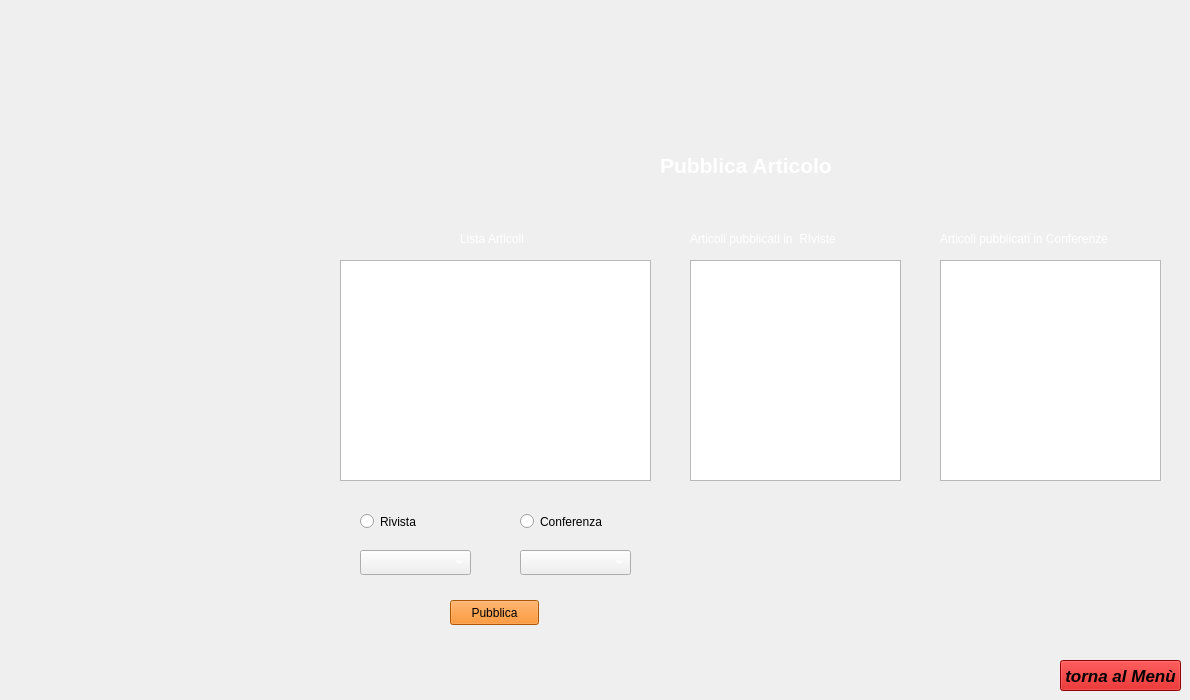
    <widget class="QWidget" name="pagina_pubblica_Articolo">
     <widget class="QPushButton" name="Pubblica">
      <property name="geometry">
       <rect>
        <x>450</x>
        <y>600</y>
        <width>89</width>
        <height>25</height>
       </rect>
      </property>
      <property name="toolTip">
       <string>&lt;html&gt;&lt;head/&gt;&lt;body&gt;&lt;p&gt;seleziona un Autore nella Lista Autori da voler aggiungere a un Articolo selezionato della lista Articoli e premi qui per aggiungerlo &lt;/p&gt;&lt;/body&gt;&lt;/html&gt;</string>
      </property>
      <property name="styleSheet">
       <string notr="true">background-color: rgb(245, 121, 0);</string>
      </property>
      <property name="text">
       <string>Pubblica</string>
      </property>
     </widget>
     <widget class="QListWidget" name="Lista_Pubb_Riviste">
      <property name="geometry">
       <rect>
        <x>690</x>
        <y>260</y>
        <width>211</width>
        <height>221</height>
       </rect>
      </property>
      <property name="font">
       <font>
        <pointsize>11</pointsize>
        <weight>50</weight>
        <italic>true</italic>
        <bold>false</bold>
        <strikeout>false</strikeout>
       </font>
      </property>
      <property name="styleSheet">
       <string notr="true">color: rgb(255, 255, 255);</string>
      </property>
      <property name="iconSize">
       <size>
        <width>0</width>
        <height>0</height>
       </size>
      </property>
      <property name="movement">
       <enum>QListView::Free</enum>
      </property>
     </widget>
     <widget class="QPushButton" name="tornamenu_5">
      <property name="geometry">
       <rect>
        <x>1060</x>
        <y>660</y>
        <width>121</width>
        <height>31</height>
       </rect>
      </property>
      <property name="font">
       <font>
        <pointsize>13</pointsize>
        <weight>75</weight>
        <italic>true</italic>
        <bold>true</bold>
        <underline>false</underline>
        <strikeout>false</strikeout>
        <kerning>true</kerning>
       </font>
      </property>
      <property name="styleSheet">
       <string notr="true">background-color: rgb(204, 0, 0);</string>
      </property>
      <property name="text">
       <string>torna al Menù</string>
      </property>
     </widget>
     <widget class="QLabel" name="Pubblica_Articolo__">
      <property name="geometry">
       <rect>
        <x>660</x>
        <y>150</y>
        <width>171</width>
        <height>31</height>
       </rect>
      </property>
      <property name="font">
       <font>
        <pointsize>16</pointsize>
        <weight>75</weight>
        <bold>true</bold>
       </font>
      </property>
      <property name="styleSheet">
       <string notr="true">color: rgb(255, 255, 255);</string>
      </property>
      <property name="text">
       <string>Pubblica Articolo</string>
      </property>
     </widget>
     <widget class="QListWidget" name="ListaArticoli">
      <property name="geometry">
       <rect>
        <x>340</x>
        <y>260</y>
        <width>311</width>
        <height>221</height>
       </rect>
      </property>
      <property name="styleSheet">
       <string notr="true">color: rgb(255, 255, 255);</string>
      </property>
     </widget>
     <widget class="QLabel" name="Art_pubb_riv">
      <property name="geometry">
       <rect>
        <x>690</x>
        <y>230</y>
        <width>211</width>
        <height>17</height>
       </rect>
      </property>
      <property name="styleSheet">
       <string notr="true">color: rgb(255, 255, 255);</string>
      </property>
      <property name="text">
       <string>Articoli pubblicati in  RIviste</string>
      </property>
     </widget>
     <widget class="QLabel" name="Articoli__">
      <property name="geometry">
       <rect>
        <x>460</x>
        <y>230</y>
        <width>91</width>
        <height>17</height>
       </rect>
      </property>
      <property name="styleSheet">
       <string notr="true">color: rgb(255, 255, 255);</string>
      </property>
      <property name="text">
       <string>Lista Articoli</string>
      </property>
     </widget>
     <widget class="QRadioButton" name="radio_Rivista">
      <property name="geometry">
       <rect>
        <x>360</x>
        <y>510</y>
        <width>112</width>
        <height>23</height>
       </rect>
      </property>
      <property name="text">
       <string>Rivista</string>
      </property>
     </widget>
     <widget class="QRadioButton" name="radio_conferenza">
      <property name="geometry">
       <rect>
        <x>520</x>
        <y>510</y>
        <width>112</width>
        <height>23</height>
       </rect>
      </property>
      <property name="text">
       <string>Conferenza</string>
      </property>
     </widget>
     <widget class="QListWidget" name="Lista_Pubb_Conferenze">
      <property name="geometry">
       <rect>
        <x>940</x>
        <y>260</y>
        <width>221</width>
        <height>221</height>
       </rect>
      </property>
      <property name="font">
       <font>
        <pointsize>11</pointsize>
        <weight>50</weight>
        <italic>true</italic>
        <bold>false</bold>
        <strikeout>false</strikeout>
       </font>
      </property>
      <property name="styleSheet">
       <string notr="true">color: rgb(255, 255, 255);</string>
      </property>
      <property name="iconSize">
       <size>
        <width>0</width>
        <height>0</height>
       </size>
      </property>
      <property name="movement">
       <enum>QListView::Free</enum>
      </property>
     </widget>
     <widget class="QLabel" name="Art_pubb_conf">
      <property name="geometry">
       <rect>
        <x>940</x>
        <y>230</y>
        <width>221</width>
        <height>17</height>
       </rect>
      </property>
      <property name="styleSheet">
       <string notr="true">color: rgb(255, 255, 255);</string>
      </property>
      <property name="text">
       <string>Articoli pubblicati in Conferenze</string>
      </property>
     </widget>
     <widget class="QComboBox" name="comboBox_Rivista">
      <property name="geometry">
       <rect>
        <x>360</x>
        <y>550</y>
        <width>111</width>
        <height>25</height>
       </rect>
      </property>
      <property name="styleSheet">
       <string notr="true">color: rgb(255, 255, 255);</string>
      </property>
     </widget>
     <widget class="QComboBox" name="comboBox_Conferenza">
      <property name="geometry">
       <rect>
        <x>520</x>
        <y>550</y>
        <width>111</width>
        <height>25</height>
       </rect>
      </property>
      <property name="styleSheet">
       <string notr="true">color: rgb(255, 255, 255);</string>
      </property>
     </widget>
    </widget>
